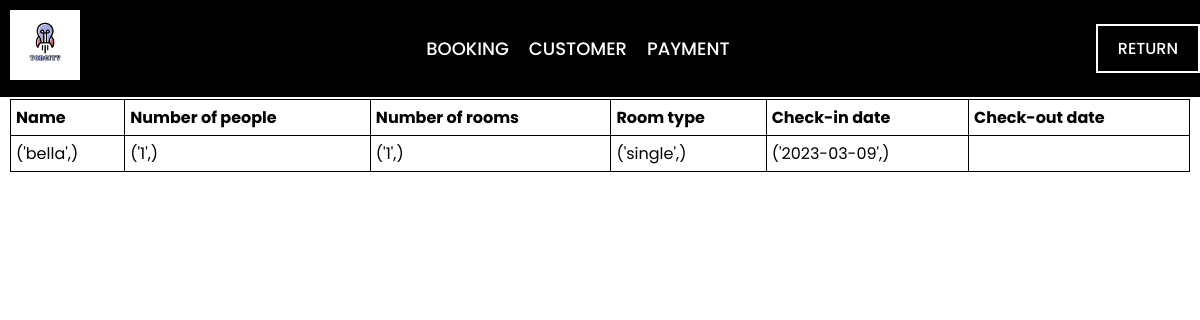
Page /staff on the earlier database version.
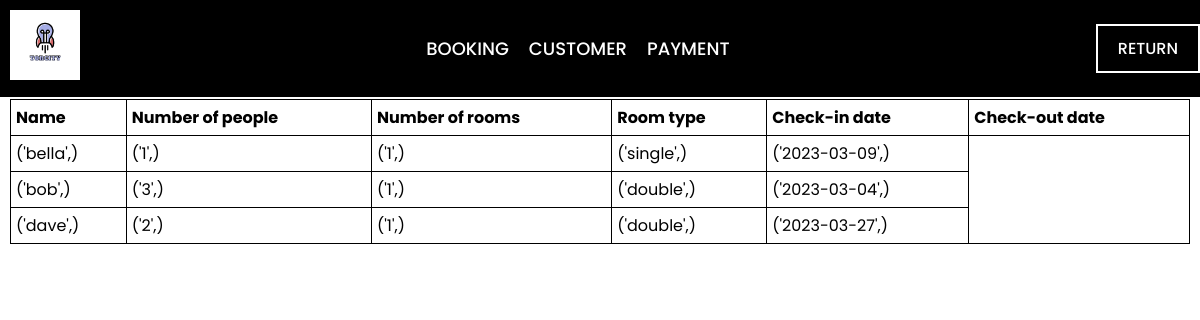
Same page on the later database version.
### tables this page shows
CREATE TABLE booking (full_name TEXT, people_quantity INTEGER, room_quantity INTEGER, room_type TEXT, entry_date DATE, exit_date DATE);

### main.py (the view)
@app.route('/staff')
def staff():
    conn = sqlite3.connect('data.db')
    c = conn.cursor()
    c.execute("SELECT * FROM booking")
    data = c.fetchall()
    conn.close()
    return render_template('staff.html', data=data)

### templates/staff.html (shortened to what this page needs)
<!DOCTYPE html>
<html lang="en">
  <head>
    <link
      rel="stylesheet"
      type="text/css"
      href="{{ url_for('static', filename='css/staff.css') }}"
    />
  </head>
  <body>
    <header class="navbar">
      <div class="navbar-logo">
        <img src="../static/images/logo.png" alt="Logo" />
      </div>
      <nav class="navbar-nav">
        <ul>
          <li><a href="">Booking</a></li>
          <li><a href="">Customer</a></li>
          <li><a href="">Payment</a></li>
        </ul>
      </nav>
      <div class="navbar-actions">
        <a href="http://127.0.0.1:5000/" class="btn">Return</a>
      </div>
    </header>
    <h1>List of Bookings</h1>
    <table>
      <tr>
        <th>Name</th>
        <th>Number of people</th>
        <th>Number of rooms</th>
        <th>Room type</th>
        <th>Check-in date</th>
        <th>Check-out date</th>
      </tr>
      {% for row in data %}
      <tr>
        <td>{{ row[0] }}</td>
        <td>{{ row[1] }}</td>
        <td>{{ row[2] }}</td>
        <td>{{ row[3] }}</td>
        <td>{{ row[4] }}</td>
      </tr>
      {% endfor %}
    </table>
  </body>
</html>

### static/css/staff.css (style rules this page uses)
.navbar { position: fixed; top: 0; left: 0; width: 100%; background-color: rgb(0, 0, 0); padding: 10px; display: flex; align-items: center; justify-content: space-between; z-index: 100; }
.navbar-logo img { height: 70px; }
.navbar-nav ul { list-style: none; margin: 0; padding: 0; display: flex; }
.navbar-nav li { margin-right: 20px; }
.navbar-nav a { text-decoration: none; color: white; font-family: Poppins; font-size: 18px; font-weight: 500; text-transform: uppercase; }
.navbar-actions a.btn { display: inline-block; margin-right: 10px; padding: 10px 20px; background-color: transparent; border: 2px solid white; color: white; font-family: Poppins; font-size: 16px; font-weight: 500; text-transform: uppercase; text-decoration: none; transition: all 0.3s ease; }
body { font-family: "Poppins", sans-serif; }
body { margin: 10px; margin-top: 30px; }
th { text-align: center; }
table, td, th { border: 1px solid black; border-collapse: collapse; padding: 5px; text-align: left; }
table { width: 100%; }

Differences in the rows shown:
added booking: full_name "('bob',)", people_quantity "('3',)", room_quantity "('1',)", room_type "('double',)", entry_date "('2023-03-04',)"
added booking: full_name "('dave',)", people_quantity "('2',)", room_quantity "('1',)", room_type "('double',)", entry_date "('2023-03-27',)"
